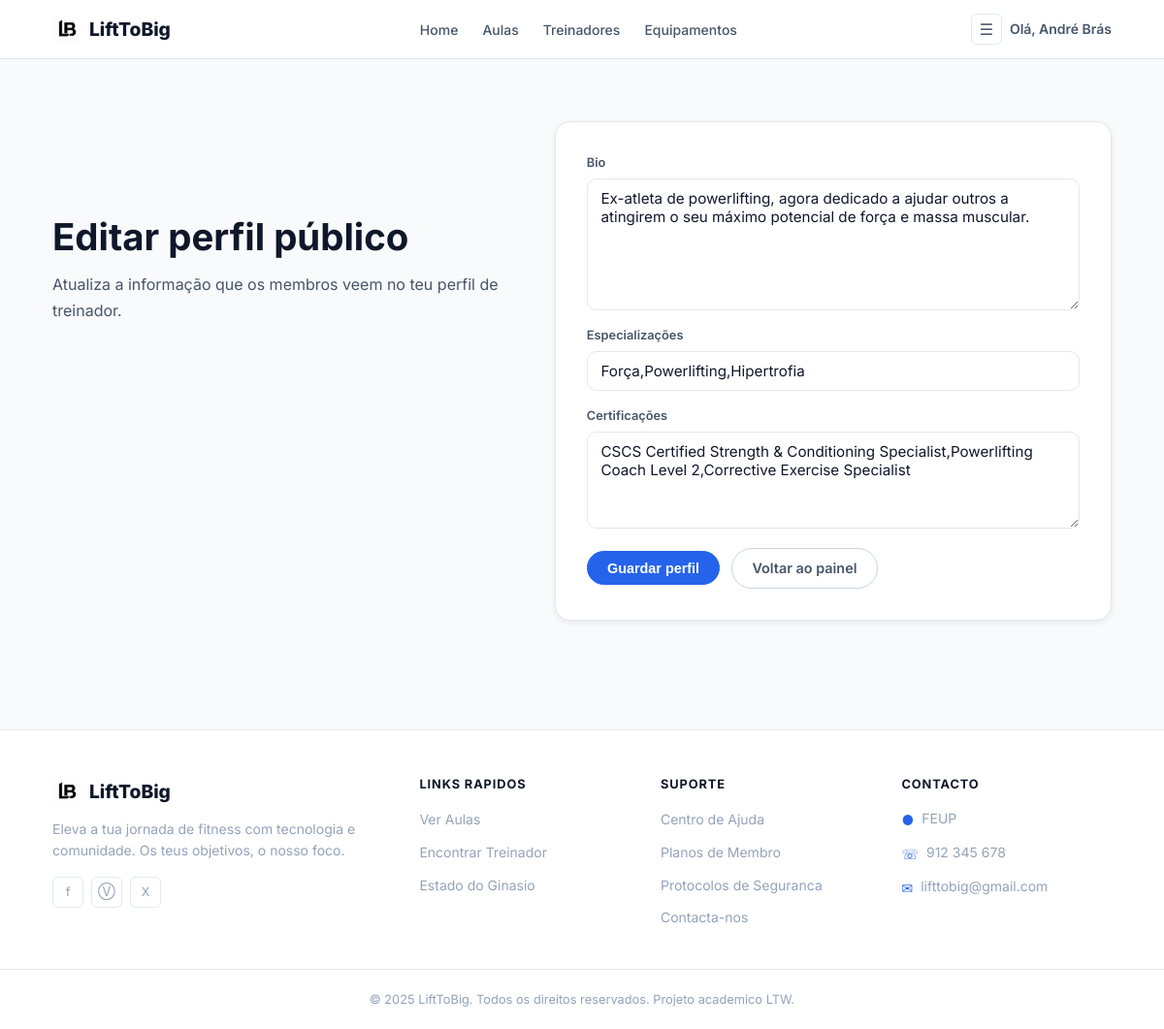
Page /pages/trainer_profile_edit.php (signed in) on the committed database.
### tables this page shows
CREATE TABLE trainer (
  id INTEGER PRIMARY KEY AUTOINCREMENT,
  user_id INTEGER NOT NULL UNIQUE,
  bio TEXT,
  specializations TEXT,
  certifications TEXT,
  rating REAL DEFAULT 0,
  FOREIGN KEY (user_id) REFERENCES user(id)
    ON DELETE CASCADE
);

### utils/session.php (called while the page is built, shortened)
<?php
function getOldInput(array $defaults = []): array {
    $oldInput = $_SESSION['old_input'] ?? [];
    return array_merge($defaults, $oldInput);
}
function getUserId(): ?int {
    return isset($_SESSION['user_id']) ? (int) $_SESSION['user_id'] : null;
}

### database/Trainer.php (called while the page is built, shortened)
<?php
class Trainer {
    public static function findByUserId(PDO $db, int $userId): ?array {
        $stmt = $db->prepare('
            SELECT id, user_id, bio, specializations, certifications, rating
            FROM trainer
            WHERE user_id = ?
        ');
        $stmt->execute([$userId]);
        $trainer = $stmt->fetch(PDO::FETCH_ASSOC);
        return $trainer ?: null;
    }
}

### pages/trainer_profile_edit.php (the view, shortened to what this page needs)
<?php
require_once __DIR__ . '/../database/connection.php';
require_once __DIR__ . '/../database/Trainer.php';
require_once __DIR__ . '/../utils/session.php';
$db = getDB();
$trainer = Trainer::findByUserId($db, (int) getUserId());
$old = getOldInput([
  'bio' => $trainer['bio'] ?? '',
  'specializations' => $trainer['specializations'] ?? '',
  'certifications' => $trainer['certifications'] ?? '',
]);
require __DIR__ . '/../templates/header.php';
?>
  <main>
    <section class="account" aria-labelledby="trainer-profile-heading">
      <div class="container account-inner">
        <div class="account-heading">
          <h1 id="trainer-profile-heading">Editar perfil público</h1>
          <p>Atualiza a informação que os membros veem no teu perfil de treinador.</p>
        </div>
        <div class="account-panel">
          <form action="../actions/action_update_trainer_profile.php" method="POST" class="account-form">
            <div class="form-group">
              <label for="bio">Bio</label>
              <textarea id="bio" name="bio" rows="6" maxlength="1000" placeholder="Resumo da tua experiência, abordagem e objetivos como treinador."><?= htmlspecialchars($old['bio']) ?></textarea>
            </div>
            <div class="form-group">
              <label for="specializations">Especializações</label>
              <input
                type="text"
                id="specializations"
                name="specializations"
                value="<?= htmlspecialchars($old['specializations']) ?>"
                maxlength="500"
                placeholder="Ex: Força, Mobilidade, HIIT"
              />
            </div>
            <div class="form-group">
              <label for="certifications">Certificações</label>
              <textarea id="certifications" name="certifications" rows="4" maxlength="700" placeholder="Separa certificações por vírgulas."><?= htmlspecialchars($old['certifications']) ?></textarea>
            </div>
            <div class="form-actions">
              <button type="submit" class="btn btn-primary">Guardar perfil</button>
              <a href="trainer_dashboard.php" class="btn btn-ghost">Voltar ao painel</a>
            </div>
          </form>
        </div>
      </div>
    </section>
  </main>
<?php require __DIR__ . '/../templates/footer.php'; ?>

### css/base.css (style rules this page uses)
:root { --color-primary: #2563eb; --color-primary-dark: #1d4ed8; --color-primary-light: #eff6ff; --color-bg: #ffffff; --color-bg-soft: #f8fafc; --color-bg-blue: #eff6ff; --color-surface: #ffffff; --color-border: #e2e8f0; --color-border-strong: #cbd5e1; --color-text: #0f172a; --color-text-secondary: #475569; --color-text-muted: #94a3b8; --color-success: #16a34a; --color-success-bg: #f0fdf4; --color-warning: #d97706; --color-warning-bg: #fffbeb; --font-body: 'Inter', 'Segoe UI', system-ui, -apple-system, sans-serif; --space-xl: 4rem; --radius-sm: 6px; --radius-md: 10px; --radius-lg: 16px; --radius-xl: 24px; --radius-full: 9999px; --shadow-sm: 0 2px 6px rgba(0,0,0,.08); --shadow-md: 0 6px 14px rgba(0,0,0,.10); --shadow-lg: 0 10px 25px rgba(0,0,0,.12); --container-max: 1140px; --container-pad: 1.5rem; }
*, *::before, *::after { box-sizing: border-box; margin: 0; padding: 0; }
body { font-family: var(--font-body); background-color: var(--color-bg); color: var(--color-text); line-height: 1.6; min-height: 100vh; }
h1, h2, h3, h4, h5, h6 { font-weight: 700; line-height: 1.2; color: var(--color-text); }
h1 { font-size: 3.25rem; }
p { font-size: 1rem; color: var(--color-text-secondary); line-height: 1.7; }
a { color: var(--color-primary); text-decoration: none; transition: color .2s; }
.container { max-width: var(--container-max); margin-inline: auto; padding-inline: var(--container-pad); }

### css/components.css (style rules this page uses)
.btn { display: inline-flex; align-items: center; justify-content: center; gap: .4em; font-size: .9rem; font-weight: 600; padding: .6em 1.4em; border-radius: var(--radius-full); border: 1px solid transparent; cursor: pointer; white-space: nowrap; transition: .2s; }
.btn-primary { background: var(--color-primary); color: #fff; border-color: var(--color-primary); }
.btn-ghost { background: transparent; color: var(--color-text-secondary); border-color: var(--color-border-strong); }
label { display: block; font-size: .8rem; font-weight: 600; color: var(--color-text-secondary); margin-bottom: .35rem; }
.form-group { display: flex; flex-direction: column; }
input[type="text"], input[type="email"], input[type="password"], input[type="search"], input[type="number"], input[type="tel"], select, textarea { display: block; width: 100%; font-family: var(--font-body); font-size: .95rem; color: var(--color-text); background: var(--color-bg); border: 1px solid var(--color-border); border-radius: var(--radius-md); padding: .65em .9em; transition: .2s; }
input::placeholder, textarea::placeholder { color: var(--color-text-muted); }
textarea { resize: vertical; min-height: 100px; }
.form-actions { margin-top: .25rem; }

### css/account.css (style rules this page uses)
.account { padding: 4rem 0 7rem; background: var(--color-bg-soft); }
.account-inner { display: grid; grid-template-columns: minmax(0, .9fr) minmax(0, 1.1fr); gap: 3rem; align-items: start; }
.account-heading { max-width: 480px; }
.account-heading h1 { margin-top: 6rem; font-size: 2.4rem; }
.account-heading p { margin-top: .8rem; }
.account-panel { background: var(--color-surface); border: 1px solid var(--color-border); border-radius: var(--radius-lg); box-shadow: var(--shadow-sm); padding: 2rem; }
.account-form { display: flex; flex-direction: column; gap: 1rem; }
.account .form-actions { display: flex; align-items: center; flex-wrap: wrap; gap: .75rem; }

### rows in the picture
trainer: bio "Ex-atleta de powerlifting, agora dedicado a ajudar outros a atingirem o seu máximo potencial de força e massa muscular.", specializations "Força,Powerlifting,Hipertrofia", certifications "CSCS Certified Strength & Conditioning Specialist,Powerlifting Coach Level 2,Corrective Exercise Specialist"

### other values in the picture
$link['label'] "Home"
$link['label'] "Aulas"
$link['label'] "Treinadores"
$link['label'] "Equipamentos"
$userName "André Brás"
